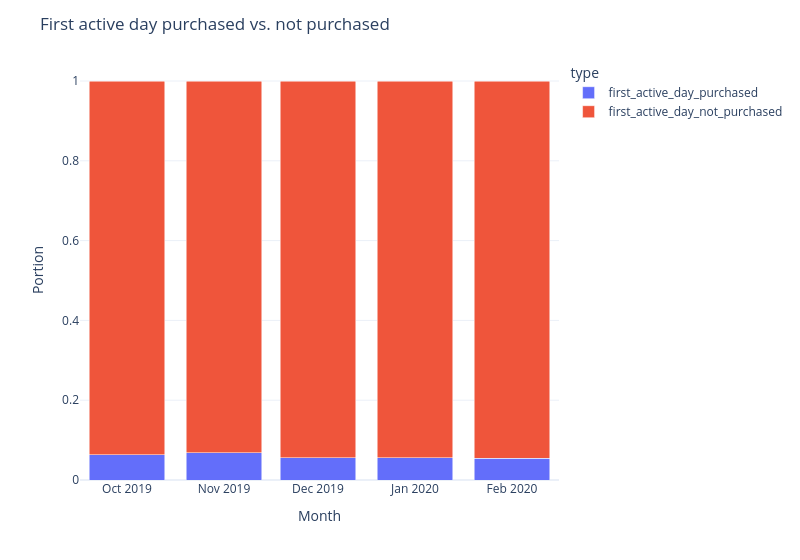

Notebook code cell kept with this figure:
### Markdown cell above
For each month, over 90% of users from the groups: `2_days_active`, `3_days_active`, and `more_than_3_days_active` didn't make their purchases at their first month active day.

### Code cell
df_1_agg['non_buyer_rate'] = 1 - df_1_agg['buyer_rate']
df_1_agg['type'] = 'first_active_day_not_purchased'
df_plot = df_1_agg.iloc[:, [0, 3]].copy()
df_plot['type'] = 'first_active_day_purchased'

df_plot = pd.concat([df_plot.rename(columns={'buyer_rate': 'Portion'}), df_1_agg.iloc[:, [0,4,5]].rename(columns={'non_buyer_rate': 'Portion'})], axis=0, ignore_index=True)
fig = px.bar(df_plot, x='month_start', y='Portion', color='type', barmode='stack')
fig.update_layout(template = 'plotly_white', width = 800, title = 'First active day purchased vs. not purchased', xaxis_title = 'Month')

### Figure 1 — Plotly figure (JSON) as saved in the notebook; plotly's stock layout.template omitted (floating-point values rounded to 4 significant figures)
{"data": [{"hovertemplate": "type=first_active_day_purchased<br>month_start=%{x}<br>Portion=%{y}<extra></extra>", "legendgroup": "first_active_day_purchased", "marker": {"color": "#636efa", "pattern": {"shape": ""}}, "name": "first_active_day_purchased", "orientation": "v", "showlegend": true, "textposition": "auto", "type": "bar", "x": ["2019-10-01", "2019-11-01", "2019-12-01", "2020-01-01", "2020-02-01"], "xaxis": "x", "y": [0.06311, 0.06798, 0.05628, 0.05604, 0.05447], "yaxis": "y"}, {"hovertemplate": "type=first_active_day_not_purchased<br>month_start=%{x}<br>Portion=%{y}<extra></extra>", "legendgroup": "first_active_day_not_purchased", "marker": {"color": "#EF553B", "pattern": {"shape": ""}}, "name": "first_active_day_not_purchased", "orientation": "v", "showlegend": true, "textposition": "auto", "type": "bar", "x": ["2019-10-01", "2019-11-01", "2019-12-01", "2020-01-01", "2020-02-01"], "xaxis": "x", "y": [0.9369, 0.932, 0.9437, 0.944, 0.9455], "yaxis": "y"}], "layout": {"barmode": "stack", "legend": {"title": {"text": "type"}, "tracegroupgap": 0}, "margin": {"t": 60}, "title": {"text": "First active day purchased vs. not purchased"}, "width": 800, "xaxis": {"anchor": "y", "domain": [0, 1], "title": {"text": "Month"}}, "yaxis": {"anchor": "x", "domain": [0, 1], "title": {"text": "Portion"}}}}
